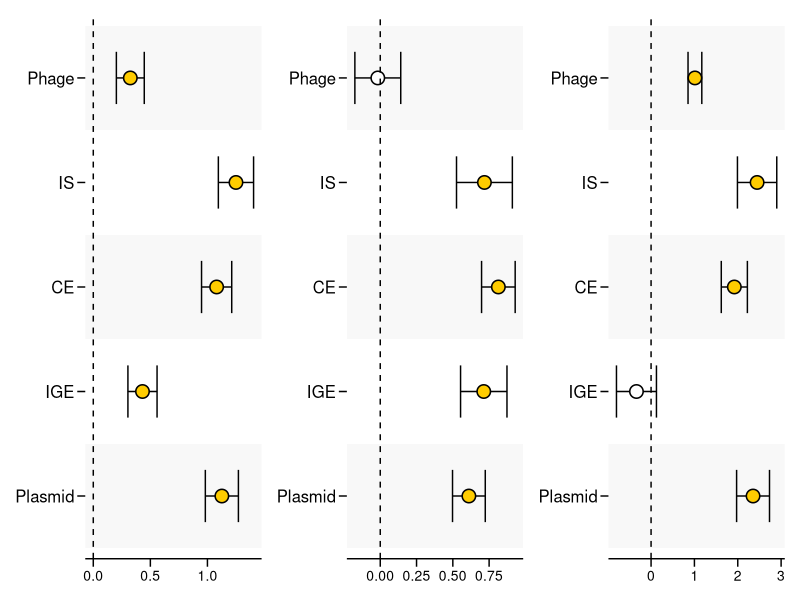

Here is the R script that generated this plot:
pkgs <- c("dplyr", "patchwork", "ggplot2")
for (p in pkgs) {
  if (!requireNamespace(p, quietly = TRUE)) {
    install.packages(p)
  }
  library(p, character.only = TRUE)
}

data_df <- read.csv("./data/Fig2b.csv")
var_levels <- c("Phage", "IS", "CE", "IGE", "Plasmid")  

plot_func <- function(split_name) {
  effect_df <- data_df %>% filter(split == split_name) %>% mutate(x = factor(var, levels = rev(var_levels)))
                                                                
  p <- ggplot(effect_df, aes(x, estimate)) +
    annotate('rect',
             xmin = seq(0.5, n_distinct(effect_df$x)-0.5, by = 2),
             xmax = seq(1.5, n_distinct(effect_df$x)+0.5, by = 2),
             ymin = -Inf, ymax = Inf, fill = 'gray95', alpha = 0.5) +
    {
      if(any(effect_df$Group != "b")) {
        list(
          geom_errorbar(
            data = subset(effect_df, Group != "b"),
            aes(ymin = conf.low, ymax = conf.high),
            width = 0.5, size = 0.5, color = "black"
          ),
          geom_point(
            data = subset(effect_df, Group != "b"),
            aes(fill = Group),
            shape = 21, size = 4, color = "black", stroke=0.8
          )
        )
      }
    } +
    geom_hline(yintercept = 0, linetype = "dashed", color = "black") +
    scale_x_discrete() +
    scale_fill_manual(values = c("plastisphere" = "#FFCC00", "ckenvironment" = "#56B4E9", "none" = "white")) +
    coord_flip() +
    labs(x = NULL, y = NULL) +
    theme(panel.background = element_rect(fill = 'transparent'),
          panel.grid = element_blank(),
          axis.ticks.length = unit(0.4,"lines"),
          axis.ticks = element_line(color='black'),
          axis.line = element_line(colour = "black"),
          axis.title.x=element_text(colour='black', size=12),
          axis.text=element_text(colour='black',size=10),
          axis.text.y = element_text(colour='black', size=12),
          legend.position = "none",
          axis.line.y = element_blank(),
          plot.title = element_text(size = 15,colour = "black",hjust = 0.5)) +
    scale_x_discrete(limits = levels(effect_df$x))
  return(p)
}
p_combined <- plot_func("All") + plot_func("Freshwater") + plot_func("Marine")
ggsave(p_combined, filename = "./figures/Fig2b.pdf", width = 14, height = 6)
